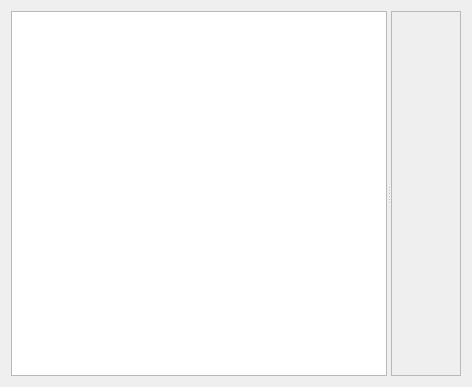
<?xml version="1.0" encoding="UTF-8"?>
<ui version="4.0">
 <class>Form</class>
 <widget class="QWidget" name="Form">
  <property name="geometry">
   <rect>
    <x>0</x>
    <y>0</y>
    <width>472</width>
    <height>387</height>
   </rect>
  </property>
  <property name="windowTitle">
   <string>Form</string>
  </property>
  <layout class="QHBoxLayout" name="horizontalLayout">
   <item>
    <widget class="QSplitter" name="splitter">
     <property name="orientation">
      <enum>Qt::Horizontal</enum>
     </property>
     <widget class="MessagesTreeView" name="messagesTree">
      <property name="sizePolicy">
       <sizepolicy hsizetype="Preferred" vsizetype="Expanding">
        <horstretch>0</horstretch>
        <verstretch>0</verstretch>
       </sizepolicy>
      </property>
     </widget>
     <widget class="QScrollArea" name="threadViewScroll">
      <property name="widgetResizable">
       <bool>true</bool>
      </property>
      <widget class="MessagesView" name="messagesView">
       <property name="geometry">
        <rect>
         <x>0</x>
         <y>0</y>
         <width>142</width>
         <height>367</height>
        </rect>
       </property>
      </widget>
     </widget>
    </widget>
   </item>
  </layout>
 </widget>
 <customwidgets>
  <customwidget>
   <class>MessagesTreeView</class>
   <extends>QTreeView</extends>
   <header>.views.messagestreeview</header>
  </customwidget>
  <customwidget>
   <class>MessagesView</class>
   <extends>QWidget</extends>
   <header>.views.messagesview</header>
   <container>1</container>
  </customwidget>
 </customwidgets>
 <resources/>
 <connections/>
</ui>
